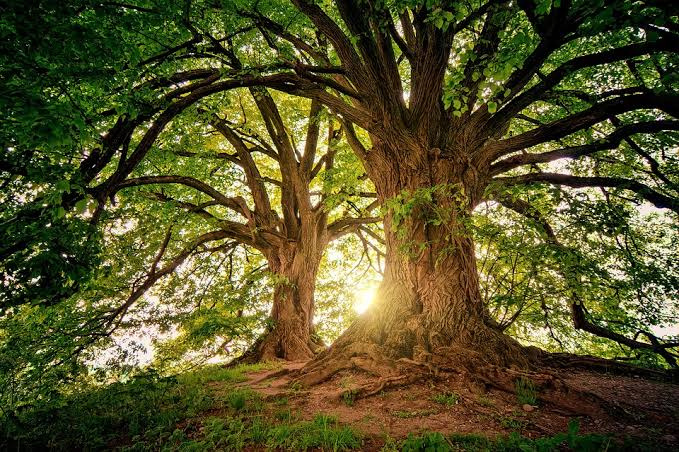
#> input picture images/tree.jpeg, 679 x 452 px
$ jupyter execute --allow-errors skimage_book.ipynb
#> lines starting #> are read from the running program, lines starting #| are printed output that depends on the picture; after the words box and inside, x2 and y2 are one past the last pixel; in counts of white or black regions, pixels touching at a corner belong together
## IO

[cell 1]
import skimage.io as io


img = io.imread("images/tree.jpeg")
#> img is the input picture: shape (452, 679, 3); mean R, G, B 85.3, 81.7, 40.6
print(type(img))
#| <class 'numpy.ndarray'>
io.imshow(img)
io.show()

[cell 2]
import skimage.data as data


print(dir(data))
io.imshow(data.rocket())
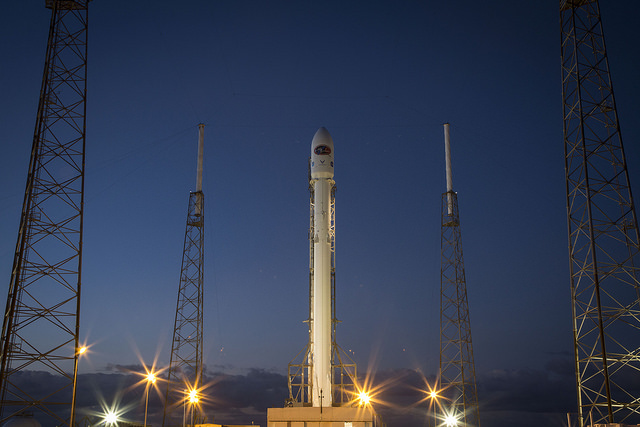
#> input picture skimage.data.rocket(), 640 x 427 px

## Canny Edge Detection

[cell 3]
import numpy as np
from skimage import feature, data, io, color


image = data.rocket()
#> image is the input picture: shape (427, 640, 3); mean R, G, B 52.3, 61.3, 82.3
io.imshow(image)

[cell 4]
gray = color.rgb2gray(image)
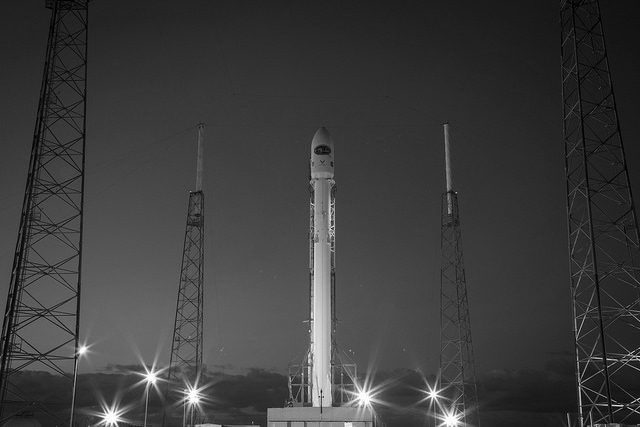
#> gray: shape (427, 640) float64; min 0, max 1, mean 0.239
io.imshow(gray)
print(type(gray))
#| <class 'numpy.ndarray'>

[cell 5]
edges = feature.canny(gray, sigma=5)
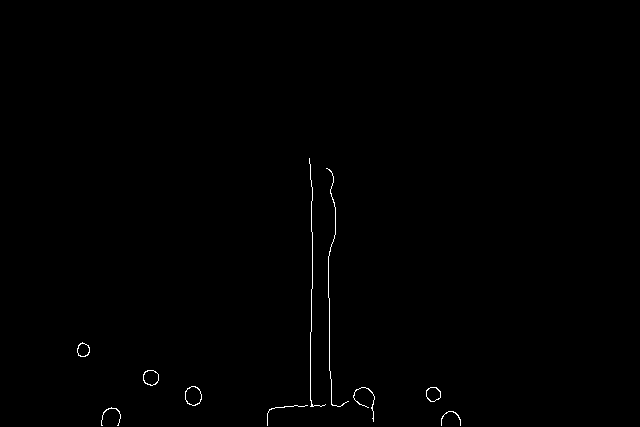
#> edges: shape (427, 640) bool; 0.36% white in thin lines or dots, all inside (x1, y1, x2, y2) = (77, 158, 461, 426)
io.imshow(edges)
